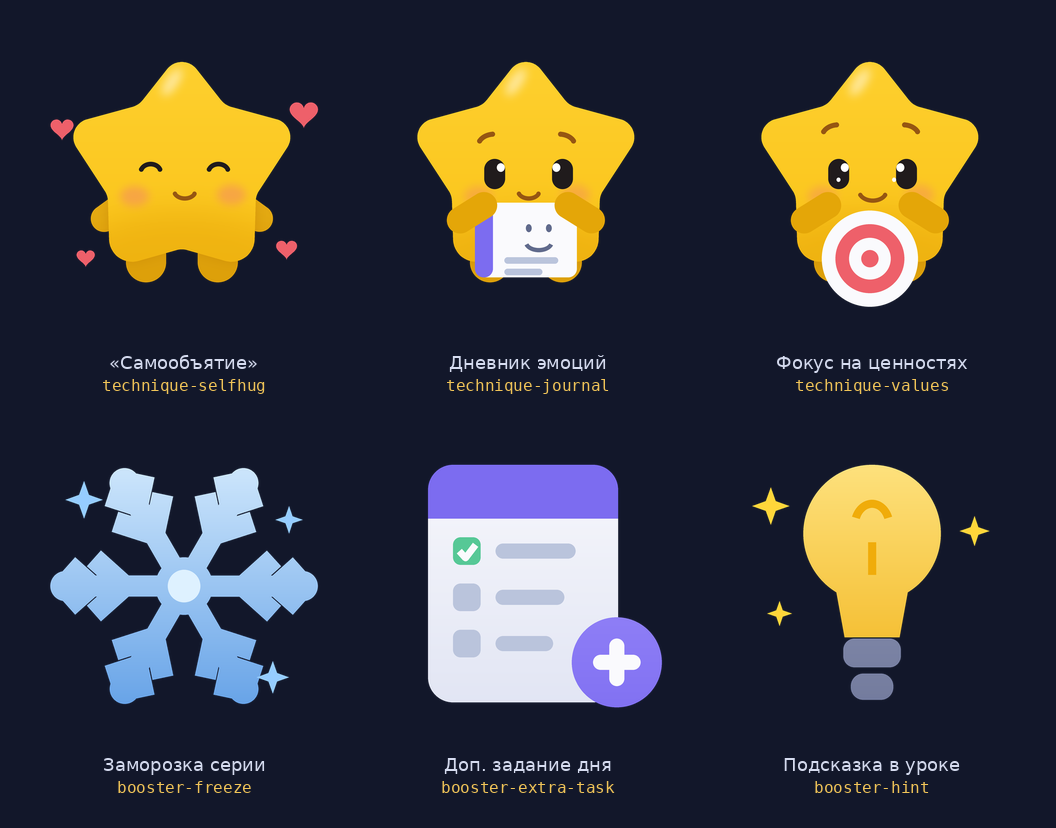

Generate this figure with Python:
"""Картинки товаров магазина: секретные техники и бустеры.

Техники — мини-сцены с маскотом (собираются из тех же деталей, что и
scenes.py). Бустеры — предметы: снежинка, карточка задания, лампочка.

    python3 shop.py                        # -> shop.png, контактный лист
    python3 shop.py --export assets/shop   # -> PNG по 512 px
"""

from __future__ import annotations

import argparse
import math
import os

from PIL import Image, ImageDraw

import cute_star as cs
import scenes as sc
from cute_star import s, sbox

# --- палитра предметов -------------------------------------------------------

ICE = (150, 205, 255)
ICE_DARK = (86, 152, 228)
ICE_LIGHT = (222, 241, 255)
BULB = (255, 214, 58)
BULB_DARK = (240, 172, 10)
METAL = (150, 158, 190)
METAL_DARK = (110, 118, 152)
GREEN = (86, 200, 150)
GREEN_DARK = (54, 166, 118)


# --- реквизит для техник -----------------------------------------------------


def journal_pad(img):
    """Блокнот с улыбающейся рожицей — дневник эмоций."""
    lay, d = sc.layer(img)
    d.rounded_rectangle(sbox([478, 678, 762, 886]), radius=s(24),
                        fill=sc.PAPER + (255,))
    d.rounded_rectangle(sbox([478, 678, 528, 886]), radius=s(24),
                        fill=sc.ACCENT + (255,))
    # рожица на странице
    cx, cy = 656, 756
    d.ellipse(sbox([cx - 36, cy - 18, cx - 20, cy + 4]), fill=sc.INK + (255,))
    d.ellipse(sbox([cx + 20, cy - 18, cx + 36, cy + 4]), fill=sc.INK + (255,))
    d.arc(sbox([cx - 42, cy + 2, cx + 42, cy + 60]), 20, 160,
          fill=sc.INK + (255,), width=int(s(12)))
    for i, w in enumerate((150, 106)):
        d.rounded_rectangle(sbox([560, 830 + i * 32, 560 + w, 848 + i * 32]),
                            radius=s(9), fill=sc.PAPER_LINE + (255,))
    img.alpha_composite(lay)


def target_disc(img):
    """Мишень в руках — фокус на ценностях."""
    lay, d = sc.layer(img)
    # верхний край на 700 — там же, где у большого сердца: ниже рта, иначе
    # предмет наезжает на лицо
    cx, cy = 620, 834
    for r, color in ((134, sc.PAPER), (96, sc.RED), (58, sc.PAPER),
                     (24, sc.RED)):
        d.ellipse(sbox([cx - r, cy - r, cx + r, cy + r]), fill=color + (255,))
    img.alpha_composite(lay)


def small_hearts(img):
    """Пара сердечек вокруг — теплее, чем полный венок из ex6."""
    lay, d = sc.layer(img)
    for x, y, size in ((286, 470, 68), (960, 428, 84), (352, 830, 54),
                       (912, 806, 62)):
        sc.heart(d, x, y, size, sc.RED)
    img.alpha_composite(lay)


TECHNIQUES = {
    "technique-selfhug": dict(
        pose="hug", face=sc.F(eyes="closed", brows="none", mouth="smile"),
        blush=215, back=[small_hearts], title="«Самообъятие»"),
    "technique-journal": dict(
        pose="hold", face=sc.F(eyes="open", mouth="smile"),
        front=[journal_pad, sc.hands_notepad], title="Дневник эмоций"),
    "technique-values": dict(
        pose="hold", face=sc.F(eyes="sparkle", brows="raised", mouth="wide"),
        front=[target_disc, sc.hands_notepad], title="Фокус на ценностях"),
}

# Общая рамка для всех трёх карточек — доли от холста cute_star. Кадр один
# на все техники, иначе в списке маскот будет прыгать по размеру. Подобран
# по объединённым габаритам трёх сцен (x 0.20–0.81, y 0.23–0.79) с полями.
CROP_CENTER = (0.505, 0.505)
CROP_SIDE = 0.720


def render_technique(name: str, size: int = 512) -> Image.Image:
    cfg = TECHNIQUES[name]
    face = dict(cfg["face"])
    if "blush" in cfg:
        face["blush"] = cfg["blush"]
    art = cs.render(cs.CANVAS, transparent=True, shadow=False,
                    pose=cfg["pose"], face_override=face,
                    back=cfg.get("back", ()), front=cfg.get("front", ()))
    n = art.size[0]
    half = int(n * CROP_SIDE / 2)
    cx, cy = int(n * CROP_CENTER[0]), int(n * CROP_CENTER[1])
    art = art.crop((cx - half, cy - half, cx + half, cy + half))
    return art.resize((size, size), Image.LANCZOS)


# --- бустеры -----------------------------------------------------------------
# Рисуются в своей сетке 512 с суперсэмплингом: это предметы, а не сцены.

BS = 4                       # суперсэмплинг бустеров
BOX = 512.0                  # логический холст
BN = int(BOX * BS)
BC = BOX / 2


def b(v: float) -> float:
    return v * BS


def bbox_(box):
    return [b(v) for v in box]


def shaded(mask: Image.Image, top, bottom) -> Image.Image:
    """Заливает L-маску вертикальным градиентом — предмет получает объём."""
    grad = cs.vertical_gradient(mask.size, top, bottom)
    out = Image.new("RGBA", mask.size, (0, 0, 0, 0))
    out.paste(grad, (0, 0), mask)
    return out


def bmask() -> tuple[Image.Image, ImageDraw.ImageDraw]:
    m = Image.new("L", (BN, BN), 0)
    return m, ImageDraw.Draw(m)


def sparkles(d, spots):
    for cx, cy, r in spots:
        k = r * 0.26
        d.polygon([b(cx), b(cy - r), b(cx + k), b(cy - k), b(cx + r), b(cy),
                   b(cx + k), b(cy + k), b(cx), b(cy + r), b(cx - k), b(cy + k),
                   b(cx - r), b(cy), b(cx - k), b(cy - k)], fill=255)


def booster_freeze() -> Image.Image:
    """Снежинка — заморозка серии."""
    m, d = bmask()
    w = 34.0
    for k in range(6):
        a = math.radians(k * 60)
        ux, uy = math.cos(a), math.sin(a)
        d.line([b(BC), b(BC), b(BC + ux * 190), b(BC + uy * 190)],
               fill=255, width=int(b(w)))
        for frac, blen in ((0.50, 66.0), (0.78, 50.0)):
            bx, by = BC + ux * 190 * frac, BC + uy * 190 * frac
            for side in (+42, -42):
                t = math.radians(k * 60 + side)
                d.line([b(bx), b(by), b(bx + math.cos(t) * blen),
                        b(by + math.sin(t) * blen)], fill=255, width=int(b(w)))
        # утолщение на конце луча
        d.ellipse(bbox_([BC + ux * 190 - 24, BC + uy * 190 - 24,
                         BC + ux * 190 + 24, BC + uy * 190 + 24]), fill=255)
    d.ellipse(bbox_([BC - 46, BC - 46, BC + 46, BC + 46]), fill=255)

    img = shaded(m, ICE_LIGHT, ICE_DARK)
    core, dc = bmask()
    dc.ellipse(bbox_([BC - 26, BC - 26, BC + 26, BC + 26]), fill=255)
    img.paste(Image.new("RGBA", (BN, BN), ICE_LIGHT + (255,)), (0, 0), core)

    spark, ds = bmask()
    sparkles(ds, [(96, 118, 30), (424, 150, 22), (398, 402, 26)])
    img.paste(Image.new("RGBA", (BN, BN), ICE + (255,)), (0, 0), spark)
    return img.resize((int(BOX), int(BOX)), Image.LANCZOS)


def booster_task() -> Image.Image:
    """Карточка задания с галочкой и плюсом — доп. задание дня."""
    m, d = bmask()
    d.rounded_rectangle(bbox_([96, 62, 400, 442]), radius=b(40), fill=255)
    img = shaded(m, sc.PAPER, (222, 226, 242))

    lay = Image.new("RGBA", (BN, BN), (0, 0, 0, 0))
    dl = ImageDraw.Draw(lay)
    dl.rounded_rectangle(bbox_([96, 62, 400, 148]), radius=b(40),
                         fill=sc.ACCENT + (255,))
    dl.rectangle(bbox_([96, 108, 400, 148]), fill=sc.ACCENT + (255,))
    for i in range(3):
        y = 200 + i * 74
        done = i == 0
        color = GREEN if done else sc.PAPER_LINE
        dl.rounded_rectangle(bbox_([136, y - 22, 180, y + 22]), radius=b(12),
                             fill=color + (255,))
        dl.rounded_rectangle(bbox_([204, y - 12, 204 + (128 - i * 18), y + 12]),
                             radius=b(12), fill=sc.PAPER_LINE + (255,))
    dl.line([b(146), b(200), b(156), b(211), b(172), b(190)],
            fill=sc.PAPER + (255,), width=int(b(11)), joint="curve")
    img.alpha_composite(lay)

    # значок «+» в углу
    badge, db = bmask()
    db.ellipse(bbox_([326, 306, 470, 450]), fill=255)
    img.paste(shaded(badge, (168, 152, 255), sc.ACCENT), (0, 0), badge)
    plus, dp = bmask()
    dp.rounded_rectangle(bbox_([386, 340, 410, 416]), radius=b(12), fill=255)
    dp.rounded_rectangle(bbox_([360, 366, 436, 390]), radius=b(12), fill=255)
    img.paste(Image.new("RGBA", (BN, BN), sc.PAPER + (255,)), (0, 0), plus)
    return img.resize((int(BOX), int(BOX)), Image.LANCZOS)


def booster_hint() -> Image.Image:
    """Лампочка — подсказка в уроке."""
    m, d = bmask()
    d.ellipse(bbox_([146, 62, 366, 282]), fill=255)
    d.polygon([b(196), b(250), b(316), b(250), b(300), b(338), b(212), b(338)],
              fill=255)
    img = shaded(m, (255, 232, 140), BULB_DARK)

    lay = Image.new("RGBA", (BN, BN), (0, 0, 0, 0))
    dl = ImageDraw.Draw(lay)
    dl.arc(bbox_([222, 118, 290, 200]), 200, 340, fill=BULB_DARK + (255,),
           width=int(b(13)))
    dl.line([b(256), b(186), b(256), b(238)], fill=BULB_DARK + (255,),
            width=int(b(13)))
    img.alpha_composite(lay)

    cap, dc = bmask()
    dc.rounded_rectangle(bbox_([210, 340, 302, 386]), radius=b(18), fill=255)
    dc.rounded_rectangle(bbox_([222, 396, 290, 438]), radius=b(20), fill=255)
    img.paste(shaded(cap, METAL, METAL_DARK), (0, 0), cap)

    spark, ds = bmask()
    sparkles(ds, [(94, 128, 30), (420, 168, 24), (108, 300, 20)])
    img.paste(Image.new("RGBA", (BN, BN), BULB + (255,)), (0, 0), spark)
    return img.resize((int(BOX), int(BOX)), Image.LANCZOS)


BOOSTERS = {
    "booster-freeze": (booster_freeze, "Заморозка серии"),
    "booster-extra-task": (booster_task, "Доп. задание дня"),
    "booster-hint": (booster_hint, "Подсказка в уроке"),
}


# --- сборка ------------------------------------------------------------------


def render_item(name: str, size: int = 512) -> Image.Image:
    if name in TECHNIQUES:
        return render_technique(name, size)
    img = BOOSTERS[name][0]()
    return img if size == int(BOX) else img.resize((size, size), Image.LANCZOS)


def titles() -> dict[str, str]:
    out = {k: v["title"] for k, v in TECHNIQUES.items()}
    out.update({k: v[1] for k, v in BOOSTERS.items()})
    return out


def export(folder: str, size: int = 512) -> None:
    os.makedirs(folder, exist_ok=True)
    for name in titles():
        render_item(name, size).save(os.path.join(folder, f"{name}.png"))
    print(f"{folder}: {len(titles())} PNG по {size}px")


def contact_sheet(path: str = "shop.png", cell: int = 320) -> None:
    from PIL import ImageFont
    font = ImageFont.truetype("/usr/share/fonts/truetype/dejavu/DejaVuSans.ttf", 18)
    mono = ImageFont.truetype(
        "/usr/share/fonts/truetype/dejavu/DejaVuSansMono.ttf", 16)
    names = list(titles())
    cols = 3
    rows = math.ceil(len(names) / cols)
    pad, label = 24, 58
    sheet = Image.new("RGB", (cols * (cell + pad) + pad,
                              rows * (cell + pad + label) + pad),
                      (18, 23, 42))
    d = ImageDraw.Draw(sheet)
    for i, name in enumerate(names):
        x = pad + (i % cols) * (cell + pad)
        y = pad + (i // cols) * (cell + pad + label)
        art = render_item(name, cell)
        sheet.paste(art, (x, y), art)
        d.text((x + cell / 2, y + cell + 8), titles()[name], font=font,
               fill=(214, 220, 240), anchor="ma")
        d.text((x + cell / 2, y + cell + 32), name, font=mono,
               fill=(240, 196, 88), anchor="ma")
    sheet.save(path)
    print(f"{path} ({sheet.width}x{sheet.height})")


def main() -> None:
    ap = argparse.ArgumentParser(description="Картинки товаров магазина")
    ap.add_argument("--export", metavar="DIR")
    ap.add_argument("--size", type=int, default=512)
    ap.add_argument("--sheet", default="shop.png")
    args = ap.parse_args()
    contact_sheet(args.sheet)
    if args.export:
        export(args.export, args.size)


if __name__ == "__main__":
    main()
